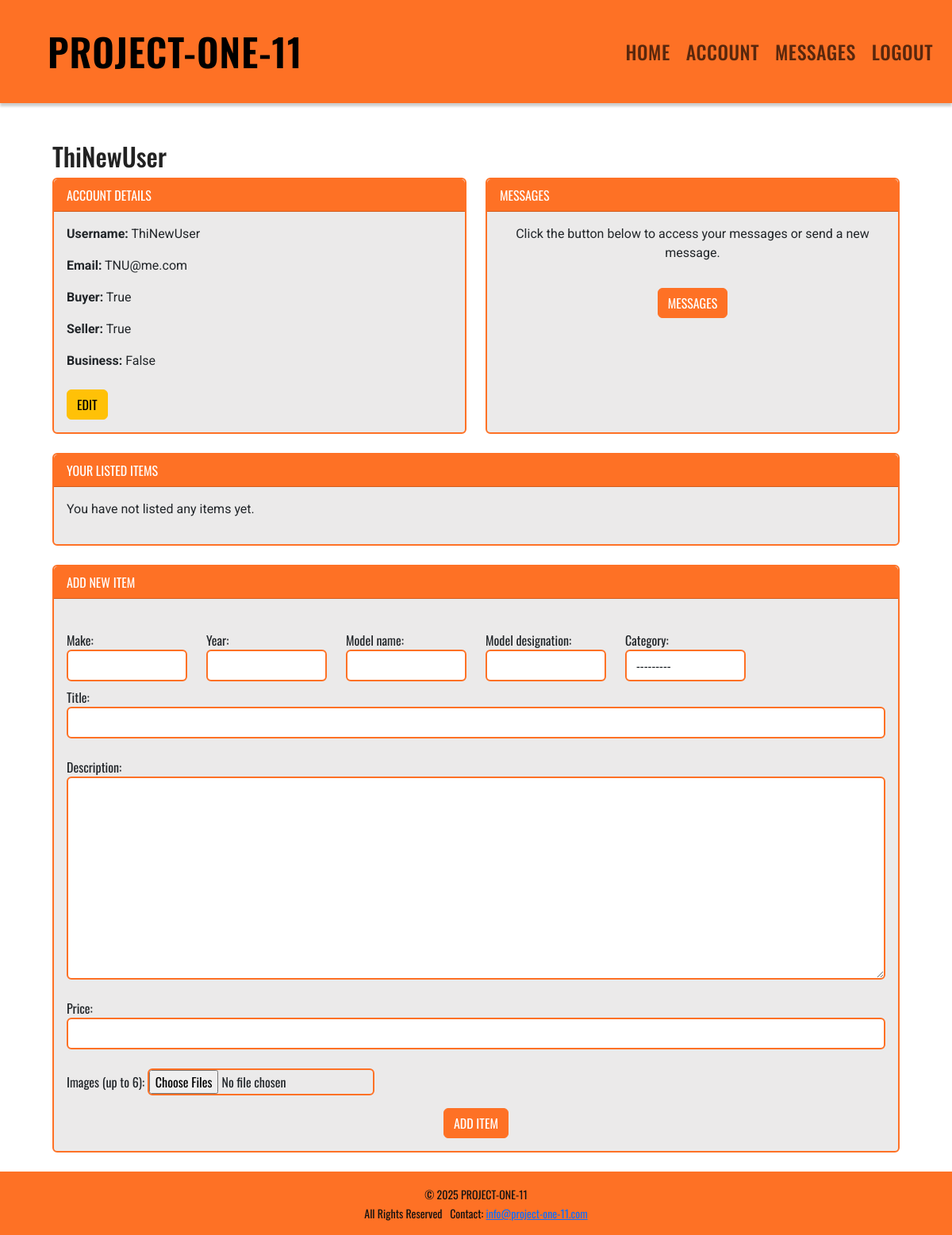
Page /accounts/account/ (signed in) on the committed database.
### accounts/models.py (models this page shows)
class User(AbstractUser):
    is_buyer = models.BooleanField(default=True, verbose_name='Buyer')
    is_seller = models.BooleanField(default=True, verbose_name='Seller')
    is_business = models.BooleanField(default=False, verbose_name='Business')

### accounts/views.py (the view)
# urls.py: path('account/', views.account, name='account'),
def account(request):
    items = Item.objects.filter(owner=request.user)
    if request.method == 'POST':
        item_form = ItemForm(request.POST, request.FILES)
        if item_form.is_valid():
            new_item = item_form.save(commit=False)
            new_item.owner = request.user
            new_item.save()
            images = request.FILES.getlist('images')
            for idx, image in enumerate(images):
                if idx < 6:
                    from marketplace.models import ItemImage
                    ItemImage.objects.create(item=new_item, image=image)
            return redirect('account')
    else:
        item_form = ItemForm()
    return render(request, 'account.html', {'item_form': item_form, 'items': items})

### marketplace/forms.py
class ItemForm(forms.ModelForm):
    class Meta:
        model = Item
        fields = ['make', 'year', 'model_name', 'model_designation', 'category', 'title', 'description', 'price']
        widgets = {
            'make': forms.TextInput(attrs={'class': 'form-control'}),
            'year': forms.TextInput(attrs={'class': 'form-control'}),
            'model_name': forms.TextInput(attrs={'class': 'form-control'}),
            'model_designation': forms.TextInput(attrs={'class': 'form-control'}),
            'category': forms.Select(attrs={'class': 'form-control'}),
            'title': forms.TextInput(attrs={'class': 'form-control'}),
            'description': forms.Textarea(attrs={'class': 'form-control'}),
            'price': forms.NumberInput(attrs={'class': 'form-control'}),
        }

### accounts/templates/account.html (shortened to what this page needs)
{% extends 'base.html' %}
{% block content %}
<main>
  <div class="account-panel">
    <h2>{{ user.username }}</h2>
    <section aria-labelledby="account-details-heading">
      <div class="row">
        <div class="col-md-6 mb-4">
          <div class="card h-100">
            <div class="card-header bg-primary text-white" id="account-details-heading">ACCOUNT DETAILS</div>
            <div class="card-body">
              <p><strong>Username:</strong> {{ user.username }}</p>
              <p><strong>Email:</strong> {{ user.email|default:'(not set)' }}</p>
              <p><strong>Buyer:</strong> {{ user.is_buyer }}</p>
              <p><strong>Seller:</strong> {{ user.is_seller }}</p>
              <p><strong>Business:</strong> {{ user.is_business }}</p>
              <a href="{% url 'edit_account' %}" class="btn btn-warning mt-2">EDIT</a>
            </div>
          </div>
        </div>
        <div class="col-md-6 mb-4">
          <div class="card h-100">
            <div class="card-header" id="messages-heading">MESSAGES</div>
            <div class="card-body text-center">
              <p>Click the button below to access your messages or send a new message.</p>
              <a href="/marketplace/inbox/" class="btn btn-info my-3">MESSAGES</a>
            </div>
          </div>
        </div>
      </div>
    </section>
    <section aria-labelledby="listed-items-heading">
      <div class="card mb-4">
        <div class="card-header bg-info text-white" id="listed-items-heading">YOUR LISTED ITEMS</div>
        <div class="card-body">
          {% if items %}
            <ul class="list-group">
              {% for item in items %}
                <li class="list-group-item mb-3">
                  <article>
                    <strong>{{ item.title }}</strong> ({{ item.category }})<br>
                    {{ item.description }}<br>
                    <span class="text-muted">Price: ${{ item.price }}</span><br>
                    <small>Posted: {{ item.created_at|date:"Y-m-d H:i" }}</small>
                    {% if item.images.all %}
                      <div class="mt-2">
                        {% for image in item.images.all %}
                          <img src="{{ image.image.url }}" alt="Item image" style="max-width:120px;max-height:120px;margin:2px;border-radius:4px;">
                        {% endfor %}
                      </div>
                    {% endif %}
                    <a href="{% url 'edit_item' item.id %}" class="btn btn-sm btn-warning mt-2">EDIT</a>
                  </article>
                </li>
              {% endfor %}
            </ul>
          {% else %}
            <p>You have not listed any items yet.</p>
          {% endif %}
        </div>
      </div>
    </section>
    <section aria-labelledby="add-item-heading">
      <div class="card mb-4">
        <div class="card-header bg-success text-white" id="add-item-heading">ADD NEW ITEM</div>
        <div class="card-body">
          <form method="post" enctype="multipart/form-data" class="add-item-form">
            <div class="row">
              <div class="col-md-2 mb-2">{{ item_form.make.label_tag }}{{ item_form.make }}</div>
              <div class="col-md-2 mb-2">{{ item_form.year.label_tag }}{{ item_form.year }}</div>
              <div class="col-md-2 mb-2">{{ item_form.model_name.label_tag }}{{ item_form.model_name }}</div>
              <div class="col-md-2 mb-2">{{ item_form.model_designation.label_tag }}{{ item_form.model_designation }}</div>
              <div class="col-md-2 mb-2">{{ item_form.category.label_tag }}{{ item_form.category }}</div>
            </div>
            {{ item_form.title.label_tag }}{{ item_form.title }}<br>
            {{ item_form.description.label_tag }}{{ item_form.description }}<br>
            {{ item_form.price.label_tag }}{{ item_form.price }}<br>
            <label for="id_images">Images (up to 6):</label>
            <input type="file" name="images" id="id_images" multiple accept="image/*">
            <div class="text-center">
              <button type="submit" class="btn btn-success mt-3">ADD ITEM</button>
            </div>
          </form>
        </div>
      </div>
    </section>
  </div>
</main>
{% endblock %}

### static/style.css (style rules this page uses)
body { margin: 0; font-family: Arial, sans-serif; background: #fff; color: #222; }
main { max-width: 100%; margin: 0; background: #fff; padding: 0; border-radius: 0; box-shadow: none; }
.card { border: 2px solid #fe7125 !important; background-color: #ebeaea !important; }
.card-header { background-color: #fe7125 !important; color: #fff !important; }
.account-panel { border-radius: 8px; padding: 1.5em; background: #fff; margin-bottom: 2em; }
.btn-info.my-3 { background-color: #fe7125 !important; border-color: #fe7125 !important; color: #fff !important; }
.btn-success.mt-3 { background-color: #fe7125 !important; border-color: #fe7125 !important; color: #fff !important; }
body, h1, h2, h3, h4, h5, h6, .navbar, .card-header { font-family: 'Oswald', Arial, sans-serif; }
.btn-success { background-color: #fe7125 !important; border-color: #fe7125 !important; color: #fff !important; }
.item-description, .text-body, .description, p, span { font-family: 'Roboto', Arial, sans-serif; }
form input, form select, form textarea { border: 2px solid #fe7125 !important; border-radius: 6px; box-shadow: none; }

### rows in the picture
User: username "ThiNewUser", email "TNU@me.com", is_buyer "True", is_seller "True", is_business "False"

### other values in the picture
{{ item_form.make.label_tag }} "Make:"
{{ item_form.year.label_tag }} "Year:"
{{ item_form.model_name.label_tag }} "Model name:"
{{ item_form.model_designation.label_tag }} "Model designation:"
{{ item_form.category.label_tag }} "Category:"
{{ item_form.title.label_tag }} "Title:"
{{ item_form.description.label_tag }} "Description:"
{{ item_form.price.label_tag }} "Price:"
{{ now|default:2025 }} "2025"
